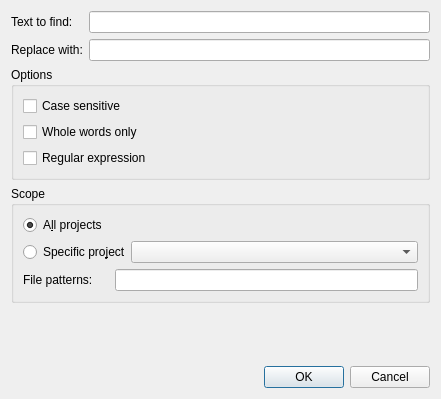
<?xml version="1.0" encoding="UTF-8"?>
<ui version="4.0">
 <class>Dialog</class>
 <widget class="QDialog" name="Dialog">
  <property name="geometry">
   <rect>
    <x>0</x>
    <y>0</y>
    <width>441</width>
    <height>399</height>
   </rect>
  </property>
  <property name="windowTitle">
   <string>Dialog</string>
  </property>
  <layout class="QVBoxLayout" name="verticalLayout">
   <item>
    <layout class="QVBoxLayout" name="verticalLayout_4">
     <property name="topMargin">
      <number>0</number>
     </property>
     <item>
      <layout class="QHBoxLayout" name="horizontalLayout_5">
       <property name="topMargin">
        <number>0</number>
       </property>
       <item>
        <widget class="QLabel" name="label">
         <property name="sizePolicy">
          <sizepolicy hsizetype="Fixed" vsizetype="Preferred">
           <horstretch>0</horstretch>
           <verstretch>0</verstretch>
          </sizepolicy>
         </property>
         <property name="text">
          <string>Text to find:   </string>
         </property>
        </widget>
       </item>
       <item>
        <widget class="QLineEdit" name="edit_find">
         <property name="toolTip">
          <string>Text to find</string>
         </property>
        </widget>
       </item>
      </layout>
     </item>
     <item>
      <layout class="QHBoxLayout" name="horizontalLayout_6">
       <property name="topMargin">
        <number>0</number>
       </property>
       <item>
        <widget class="QLabel" name="label_replace">
         <property name="sizePolicy">
          <sizepolicy hsizetype="Fixed" vsizetype="Preferred">
           <horstretch>0</horstretch>
           <verstretch>0</verstretch>
          </sizepolicy>
         </property>
         <property name="text">
          <string>Replace with:</string>
         </property>
        </widget>
       </item>
       <item>
        <widget class="QLineEdit" name="edit_replace">
         <property name="toolTip">
          <string>Replacement text</string>
         </property>
        </widget>
       </item>
      </layout>
     </item>
    </layout>
   </item>
   <item>
    <widget class="QGroupBox" name="groupBox">
     <property name="title">
      <string>Options</string>
     </property>
     <layout class="QVBoxLayout" name="verticalLayout_2">
      <item>
       <widget class="QCheckBox" name="checkbox_case_sensitive">
        <property name="toolTip">
         <string>Case sensitive search</string>
        </property>
        <property name="text">
         <string>Case sensitive</string>
        </property>
       </widget>
      </item>
      <item>
       <widget class="QCheckBox" name="checkbox_whole_words">
        <property name="toolTip">
         <string>Search whole words only (may be faster)</string>
        </property>
        <property name="text">
         <string>Whole words only</string>
        </property>
       </widget>
      </item>
      <item>
       <widget class="QCheckBox" name="checkbox_regexp">
        <property name="toolTip">
         <string>Use a regular expression</string>
        </property>
        <property name="text">
         <string>Regular expression</string>
        </property>
       </widget>
      </item>
     </layout>
    </widget>
   </item>
   <item>
    <widget class="QGroupBox" name="scopes">
     <property name="title">
      <string>Scope</string>
     </property>
     <layout class="QVBoxLayout" name="verticalLayout_3">
      <item>
       <widget class="QRadioButton" name="radio_all_projects">
        <property name="toolTip">
         <string>Search in all open projects</string>
        </property>
        <property name="text">
         <string>A&amp;ll projects</string>
        </property>
        <property name="checked">
         <bool>true</bool>
        </property>
       </widget>
      </item>
      <item>
       <layout class="QHBoxLayout" name="horizontalLayout">
        <property name="spacing">
         <number>0</number>
        </property>
        <property name="topMargin">
         <number>0</number>
        </property>
        <item>
         <widget class="QRadioButton" name="radio_project">
          <property name="sizePolicy">
           <sizepolicy hsizetype="Preferred" vsizetype="Fixed">
            <horstretch>0</horstretch>
            <verstretch>0</verstretch>
           </sizepolicy>
          </property>
          <property name="toolTip">
           <string>Search in the specified project</string>
          </property>
          <property name="text">
           <string>Specific pro&amp;ject</string>
          </property>
         </widget>
        </item>
        <item>
         <widget class="QComboBox" name="combo_projects">
          <property name="sizePolicy">
           <sizepolicy hsizetype="Expanding" vsizetype="Fixed">
            <horstretch>0</horstretch>
            <verstretch>0</verstretch>
           </sizepolicy>
          </property>
          <property name="toolTip">
           <string>The project to search in</string>
          </property>
         </widget>
        </item>
       </layout>
      </item>
      <item>
       <layout class="QHBoxLayout" name="horizontalLayout_4">
        <property name="topMargin">
         <number>0</number>
        </property>
        <item>
         <widget class="QLabel" name="label_3">
          <property name="text">
           <string>File patterns:     </string>
          </property>
         </widget>
        </item>
        <item>
         <widget class="QLineEdit" name="edit_pattern">
          <property name="toolTip">
           <string>&lt;html&gt;&lt;head/&gt;&lt;body&gt;&lt;p&gt;Match pattern. Files that don't match any pattern will get excluded from search.&lt;/p&gt;&lt;p&gt;&lt;br/&gt;&lt;/p&gt;&lt;p&gt;Use ';' to separate patterns&lt;/p&gt;&lt;/body&gt;&lt;/html&gt;</string>
          </property>
         </widget>
        </item>
       </layout>
      </item>
     </layout>
    </widget>
   </item>
   <item>
    <spacer name="verticalSpacer">
     <property name="orientation">
      <enum>Qt::Vertical</enum>
     </property>
     <property name="sizeHint" stdset="0">
      <size>
       <width>20</width>
       <height>40</height>
      </size>
     </property>
    </spacer>
   </item>
   <item>
    <widget class="QDialogButtonBox" name="buttonBox">
     <property name="orientation">
      <enum>Qt::Horizontal</enum>
     </property>
     <property name="standardButtons">
      <set>QDialogButtonBox::Cancel|QDialogButtonBox::Ok</set>
     </property>
    </widget>
   </item>
  </layout>
 </widget>
 <tabstops>
  <tabstop>edit_find</tabstop>
  <tabstop>edit_replace</tabstop>
  <tabstop>checkbox_case_sensitive</tabstop>
  <tabstop>checkbox_whole_words</tabstop>
  <tabstop>checkbox_regexp</tabstop>
  <tabstop>radio_all_projects</tabstop>
  <tabstop>radio_project</tabstop>
  <tabstop>combo_projects</tabstop>
  <tabstop>edit_pattern</tabstop>
 </tabstops>
 <resources/>
 <connections>
  <connection>
   <sender>buttonBox</sender>
   <signal>accepted()</signal>
   <receiver>Dialog</receiver>
   <slot>accept()</slot>
   <hints>
    <hint type="sourcelabel">
     <x>248</x>
     <y>254</y>
    </hint>
    <hint type="destinationlabel">
     <x>157</x>
     <y>274</y>
    </hint>
   </hints>
  </connection>
  <connection>
   <sender>buttonBox</sender>
   <signal>rejected()</signal>
   <receiver>Dialog</receiver>
   <slot>reject()</slot>
   <hints>
    <hint type="sourcelabel">
     <x>316</x>
     <y>260</y>
    </hint>
    <hint type="destinationlabel">
     <x>286</x>
     <y>274</y>
    </hint>
   </hints>
  </connection>
 </connections>
</ui>
